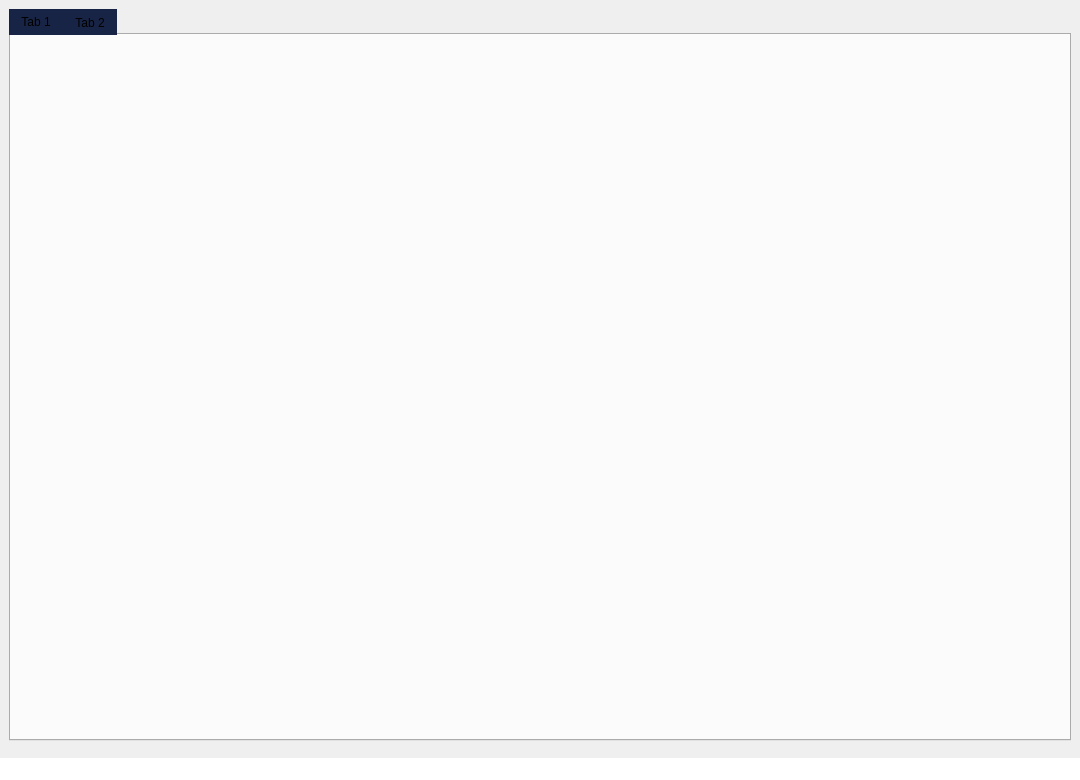
<?xml version="1.0" encoding="UTF-8"?>
<ui version="4.0">
 <class>MainWindow</class>
 <widget class="QMainWindow" name="MainWindow">
  <property name="geometry">
   <rect>
    <x>0</x>
    <y>0</y>
    <width>1080</width>
    <height>780</height>
   </rect>
  </property>
  <property name="minimumSize">
   <size>
    <width>1080</width>
    <height>750</height>
   </size>
  </property>
  <property name="maximumSize">
   <size>
    <width>1080</width>
    <height>807</height>
   </size>
  </property>
  <property name="windowTitle">
   <string>MainWindow</string>
  </property>
  <property name="styleSheet">
   <string notr="true"> QHeaderView::section {
            background-color: #2C3E50;
    }</string>
  </property>
  <widget class="QWidget" name="centralwidget">
   <property name="minimumSize">
    <size>
     <width>1080</width>
     <height>750</height>
    </size>
   </property>
   <property name="maximumSize">
    <size>
     <width>1080</width>
     <height>750</height>
    </size>
   </property>
   <property name="styleSheet">
    <string notr="true"> QHeaderView::section {
            background-color: #2C3E50;
    }</string>
   </property>
   <layout class="QHBoxLayout" name="horizontalLayout">
    <item>
     <widget class="QTabWidget" name="tabWidget">
      <property name="styleSheet">
       <string notr="true">QTabBar::tab {


     background: rgb(24, 36, 69); // 背景色
}



</string>
      </property>
      <property name="currentIndex">
       <number>0</number>
      </property>
      <widget class="QWidget" name="tab">
       <attribute name="title">
        <string>Tab 1</string>
       </attribute>
      </widget>
      <widget class="QWidget" name="tab_2">
       <attribute name="title">
        <string>Tab 2</string>
       </attribute>
      </widget>
     </widget>
    </item>
   </layout>
  </widget>
  <widget class="QMenuBar" name="menubar">
   <property name="geometry">
    <rect>
     <x>0</x>
     <y>0</y>
     <width>1080</width>
     <height>29</height>
    </rect>
   </property>
  </widget>
  <widget class="QStatusBar" name="statusbar">
   <property name="styleSheet">
    <string notr="true">background-color: rgb(255, 255, 255);</string>
   </property>
  </widget>
 </widget>
 <resources/>
 <connections/>
</ui>
